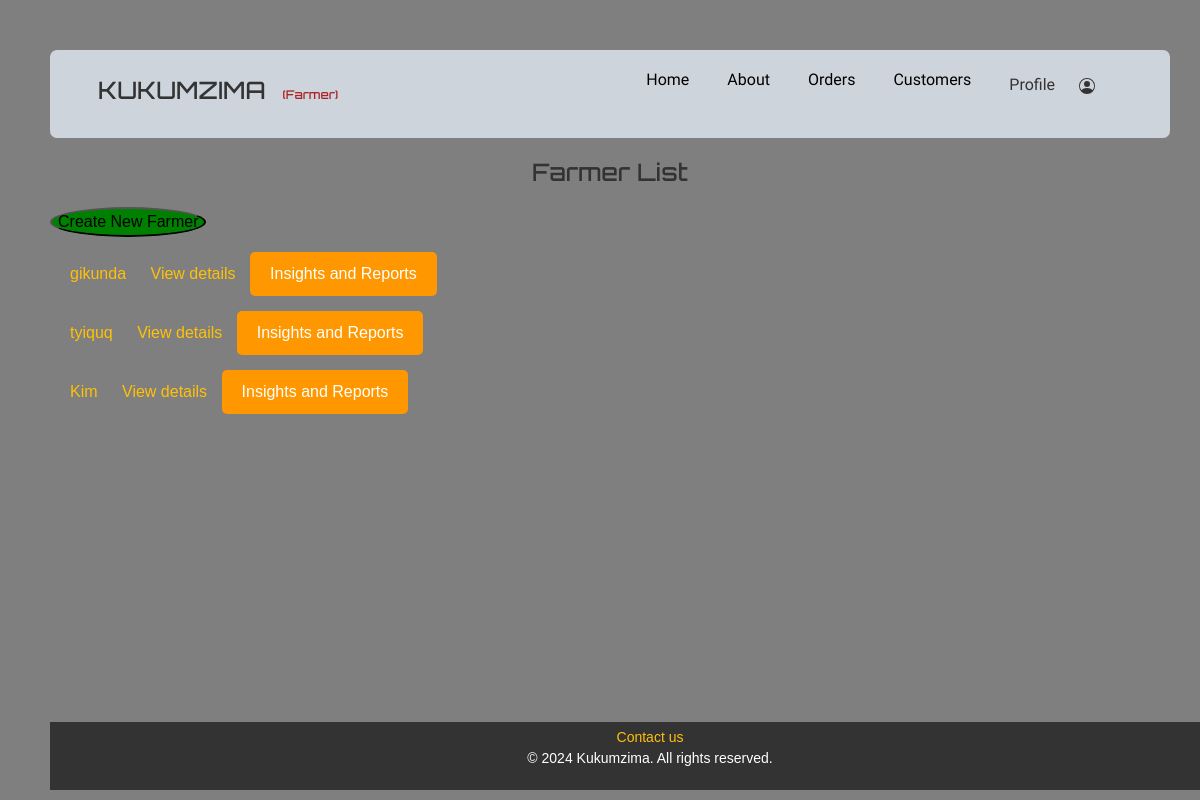
The page /farmers/farmerslist/ on the database as committed earlier.
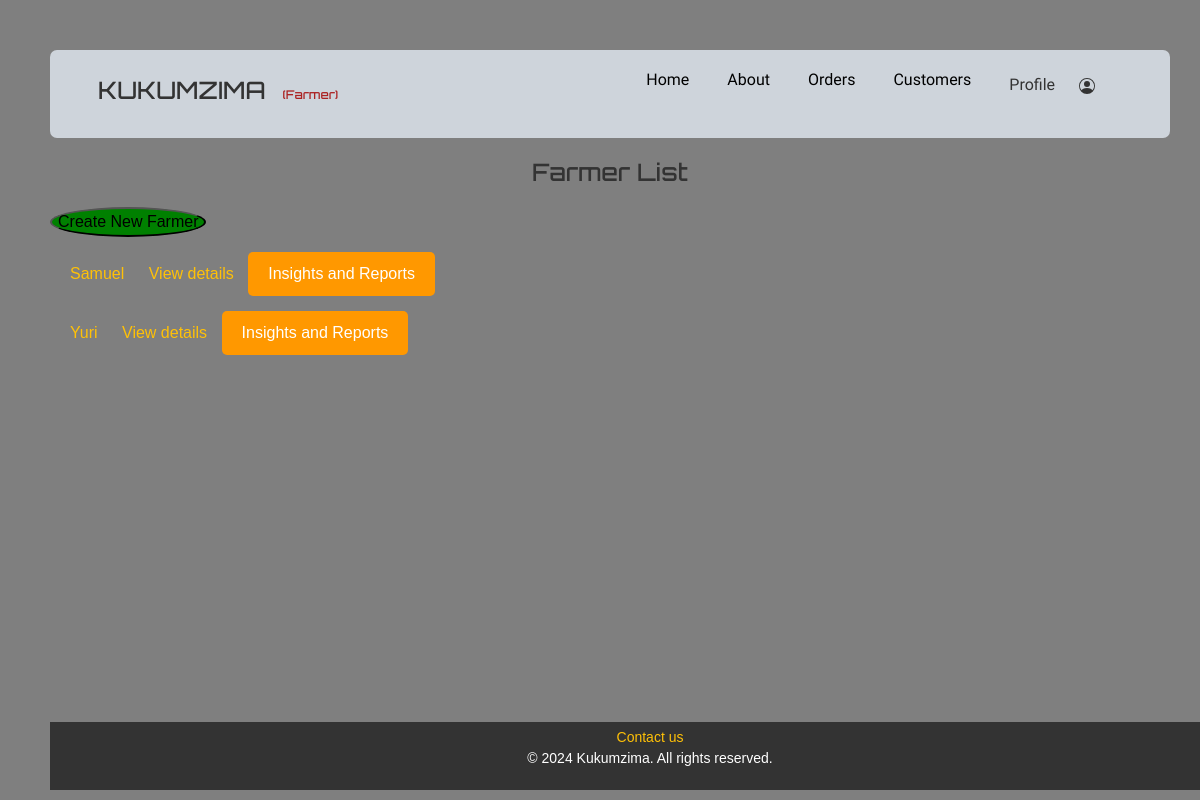
The same page on the database as committed later.
### farmers/models.py (models this page shows)
class FarmerDetail(models.Model):
    user_profile = models.OneToOneField(UserProfile, on_delete=models.CASCADE)
    dbfarmerUsername = models.CharField(max_length=100)
    dbfarmerPhonenum = models.CharField(max_length=15)
    dbfarmerPassword = models.CharField(max_length=255)
    dbfarmerEmail = models.CharField(max_length=100)
    dbfarmerAddress = models.CharField(max_length=100)
    class Meta:
        db_table = "farmer"

### farmers/views.py (the view)
# urls.py: path('farmerslist/', views.farmer_list, name='farmer_list'),
def farmer_list(request):
    farmers = FarmerDetail.objects.all()
    return render(request, 'myapp/farmers_list.html', {'farmers': farmers})

### farmers/templates/myapp/farmers_list.html (shortened to what this page needs)
{% extends "myapp/base.html" %}
{% block content %}
</head>
<body>
    <h1>Farmer List</h1>
        <a href="{% url 'farmer_create' %}" style="margin-bottom: 10px; display: block;">
            <button class="btn-blue">
                Create New Farmer
            </button>
        </a>
    <ul>
        {% for farmer in farmers %}
            <li>
                <a href="{% url 'farmer_detail' farmer.pk %}">{{ farmer.dbfarmerUsername }}</a>
                <a href="{% url 'farmer_detail' farmer.pk %}">View details</a>
                <button class="btn-orange">Insights and Reports</button>
            </li>
        {% endfor %}
    </ul>
</body>
</html>
{% endblock %}

Rows that differ between the two databases and show on the page:
removed FarmerDetail: dbfarmerUsername "tyiquq"
removed FarmerDetail: dbfarmerUsername "Kim"
changed FarmerDetail: dbfarmerUsername "gikunda" → "Samuel"
added FarmerDetail: dbfarmerUsername "Yuri"
